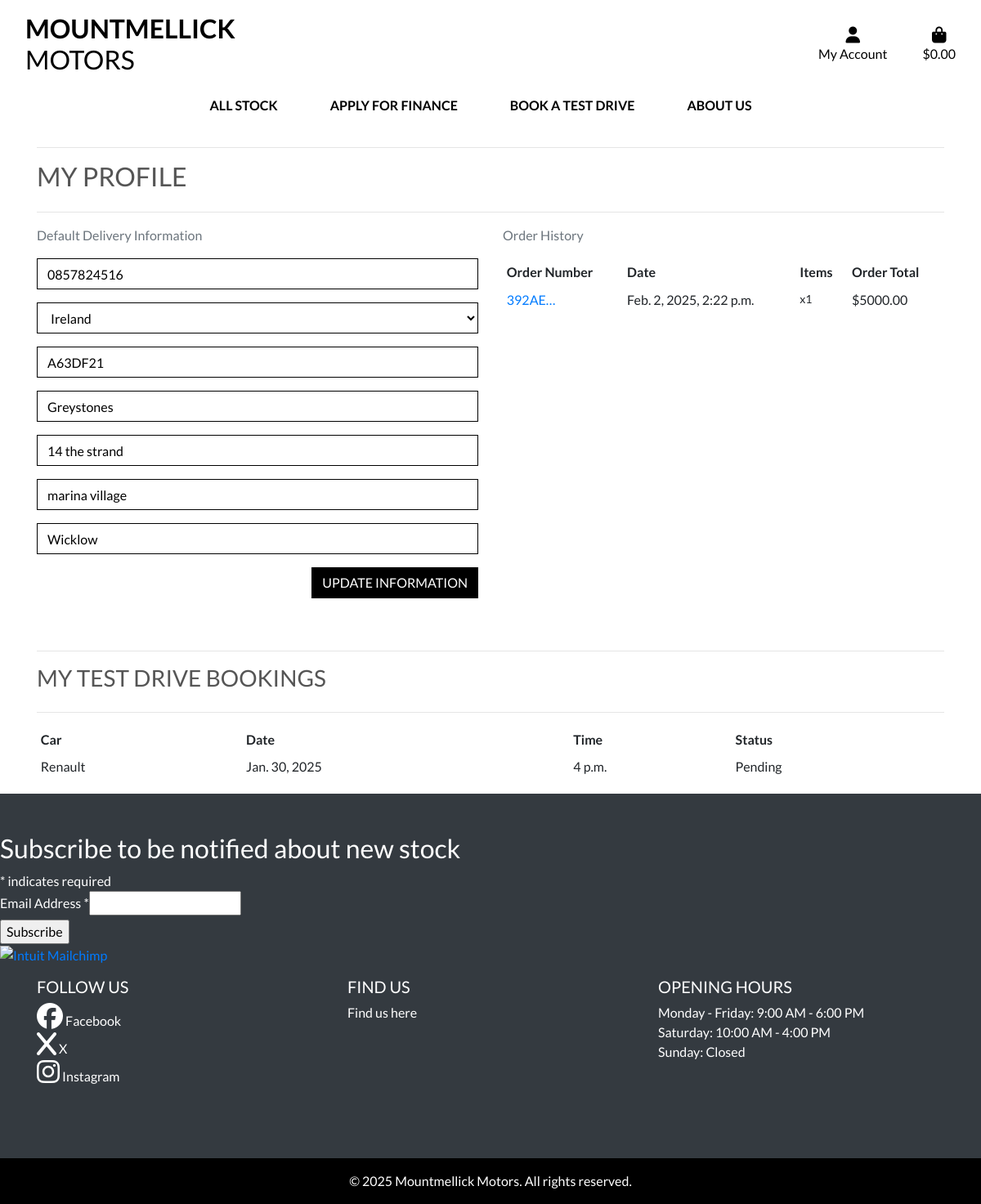
Before: /profile/ (signed in) with the older database file.
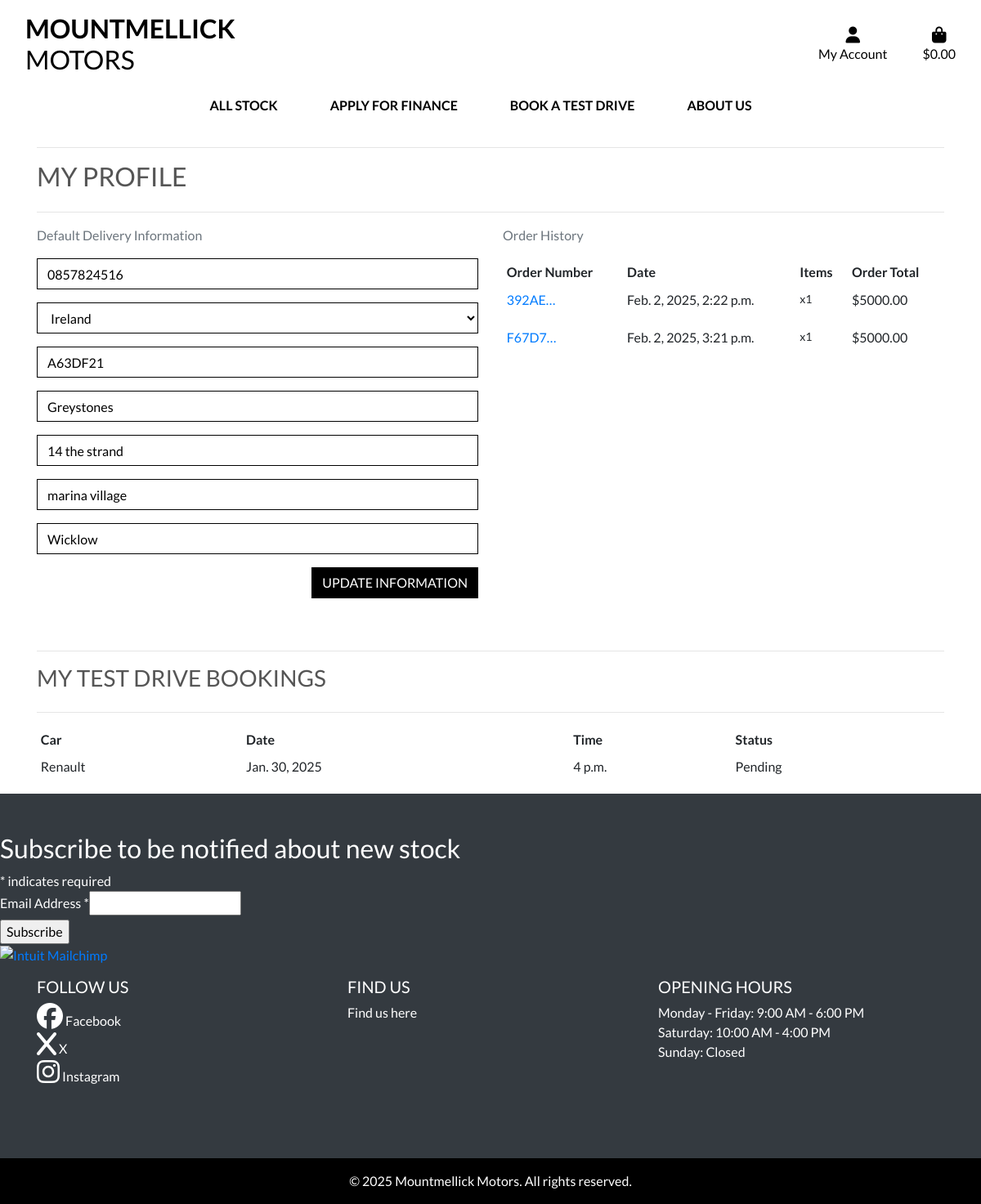
After: the same page with the newer database file.
### checkout/models.py (models this page shows, shortened)
class Order(models.Model):
    order_number = models.CharField(max_length=32, null=False, editable=False)
    user_profile = models.ForeignKey(UserProfile, on_delete=models.SET_NULL,
                                     null=True, blank=True, related_name='orders')
    full_name = models.CharField(max_length=50, null=False, blank=False)
    email = models.EmailField(max_length=254, null=False, blank=False)
    phone_number = models.CharField(max_length=20, null=False, blank=False)
    country = CountryField(blank_label='Country *', null=False, blank=False)
    postcode = models.CharField(max_length=20, null=True, blank=True)
    town_or_city = models.CharField(max_length=40, null=False, blank=False)
    street_address1 = models.CharField(max_length=80, null=False, blank=False)
    street_address2 = models.CharField(max_length=80, null=True, blank=True)
    county = models.CharField(max_length=80, null=True, blank=True)
    date = models.DateTimeField(auto_now_add=True)
    delivery_cost = models.DecimalField(max_digits=6, decimal_places=2, null=False, default=0)
    order_total = models.DecimalField(max_digits=10, decimal_places=2, null=False, default=0)
    grand_total = models.DecimalField(max_digits=10, decimal_places=2, null=False, default=0)
    original_bag = models.TextField(null=False, blank=False, default='')
    stripe_pid = models.CharField(max_length=254, null=False, blank=False, default='')

class OrderLineItem(models.Model):
    order = models.ForeignKey(Order, null=False, blank=False, on_delete=models.CASCADE, related_name='lineitems')
    product = models.ForeignKey(Stock, null=False, blank=False, on_delete=models.CASCADE)
    quantity = models.IntegerField(null=False, blank=False, default=0)
    lineitem_total = models.DecimalField(max_digits=6, decimal_places=2, null=False, blank=False, editable=False)

### test_drives/models.py (models this page shows, shortened)
class TestDrive(models.Model):
    STATUS_CHOICES = [
        ('Pending', 'Pending'),
        ('Confirmed', 'Confirmed'),
        ('Completed', 'Completed'),
        ('Cancelled', 'Cancelled'),
    ]
    user = models.ForeignKey(User, on_delete=models.CASCADE)
    car = models.ForeignKey(Stock, on_delete=models.CASCADE)
    date = models.DateField()
    time = models.TimeField()
    status = models.CharField(max_length=10, choices=STATUS_CHOICES, default='Pending')
    created_at = models.DateTimeField(auto_now_add=True)

### products/models.py (models this page shows)
class Stock(models.Model):
    FUEL_TYPE_CHOICES = [
        ('petrol', 'Petrol'),
        ('diesel', 'Diesel'),
        ('electric', 'Electric'),
        ('hybrid', 'Hybrid'),
        ('other', 'Other'),
    ]
    TRANSMISSION_TYPE_CHOICES = [
        ('manual', 'Manual'),
        ('automatic', 'Automatic'),
        ('semi_automatic', 'Semi-Automatic'),
        ('other', 'Other'),
    ]
    reg_number = models.CharField(
        max_length=254,
        unique=True,
        validators=[RegexValidator(regex='^[A-Za-z0-9]*$', message='Registration number must be alphanumeric')]
    )
    make = models.CharField(max_length=254, null=True, blank=True)
    model = models.CharField(max_length=254, null=True, blank=True)
    fuel_type = models.CharField(
        max_length=20,
        choices=FUEL_TYPE_CHOICES,
        null=True,
        blank=True
    )
    transmission_type = models.CharField(
        max_length=20,
        choices=TRANSMISSION_TYPE_CHOICES,
        null=True,
        blank=True
    )
    description = models.TextField()
    price = models.DecimalField(max_digits=6, decimal_places=2)
    image_url = models.URLField(max_length=1024, null=True, blank=True)
    image = models.ImageField(null=True, blank=True)
    def __str__(self):
        return self.make

### profiles/views.py (the view)
# urls.py: path('profile/', include('profiles.urls')),
@login_required
def profile(request):
    profile = get_object_or_404(UserProfile, user=request.user)
    if request.method == 'POST':
        form = UserProfileForm(request.POST, instance=profile)
        if form.is_valid():
            form.save()
            messages.success(request, 'Profile updated successfully')
    form = UserProfileForm(instance=profile)
    orders = profile.orders.all()
    test_drives = TestDrive.objects.filter(user=request.user)  # Fetch user's test drives
    template = 'profiles/profile.html'
    context = {
        'form': form,
        'orders': orders,
        'test_drives': test_drives,  # Pass test drives to template
        'on_profile_page': True
    }
    return render(request, template, context)

### profiles/forms.py
class UserProfileForm(forms.ModelForm):
    class Meta:
        model = UserProfile
        exclude = ('user',)
    def __init__(self, *args, **kwargs):
        super().__init__(*args, **kwargs)
        placeholders = {
            'default_phone_number': 'Phone Number',
            'default_postcode': 'Postal Code',
            'default_town_or_city': 'Town or City',
            'default_street_address1': 'Street Address 1',
            'default_street_address2': 'Street Address 2',
            'default_county': 'County, State or Locality',
        }
        self.fields['default_phone_number'].widget.attrs['autofocus'] = True
        for field in self.fields:
            if field != 'default_country':
                if self.fields[field].required:
                    placeholder = f'{placeholders[field]} *'
                else:
                    placeholder = placeholders[field]
                self.fields[field].widget.attrs['placeholder'] = placeholder
            self.fields[field].widget.attrs['class'] = 'border-black rounded-0 profile-form-input'
            self.fields[field].label = False

### profiles/templates/profiles/profile.html (shortened to what this page needs)
{% extends "base.html" %}
{% load static %}
{% block extra_css %}
    <link rel="stylesheet" href="{% static 'profiles/css/profile.css' %}">
{% endblock %}
{% block content %}
    <div class="overlay"></div>
    <div class="container">
        <div class="row">
            <div class="col">
                <hr>
                <h2 class="logo-font mb-4">My Profile</h2>
                <hr>
            </div>
        </div>
        <div class="row">
            <div class="col-12 col-lg-6">
                <p class="text-muted">Default Delivery Information</p>
                <form class="mt-3" action="{% url 'profile' %}" method="POST" id="profile-update-form">
                    {{ form|crispy }}
                    <button class="btn btn-black rounded-0 text-uppercase float-right">Update Information</button>
                </form>
            </div>
            <div class="col-12 col-lg-6">
                <p class="text-muted">Order History</p>
                <div class="order-history table-responsive">
                    <table class="table table-sm table-borderless">
                        <thead>
                            <tr>
                                <th>Order Number</th>
                                <th>Date</th>
                                <th>Items</th>
                                <th>Order Total</th>
                            </tr>
                        </thead>
                        <tbody>
                            {% for order in orders %}
                                <tr>
                                    <td>
                                        <a href="{% url 'order_history' order.order_number %}"
                                        title="{{ order.order_number }}">
                                            {{ order.order_number|truncatechars:6 }}
                                        </a>
                                    </td>
                                    <td>{{ order.date }}</td>
                                    <td>
                                        <ul class="list-unstyled">
                                            {% for item in order.lineitems.all %}
                                                <li class="small">
                                                    {{ item.product.name }} x{{ item.quantity }}
                                                </li>
                                            {% endfor %}
                                        </ul>
                                    </td>
                                    <td>${{ order.grand_total }}</td>
                                </tr>
                            {% endfor %}
                        </tbody>
                    </table>
                </div>
            </div>
        </div>
    {% if test_drives %}
        <div class="row mt-5">
            <div class="col">
                <hr>
                <h3 class="logo-font mb-4">My Test Drive Bookings</h3>
                <hr>
                <div class="table-responsive">
                    <table class="table table-sm table-borderless">
                        <thead>
                            <tr>
                                <th>Car</th>
                                <th>Date</th>
                                <th>Time</th>
                                <th>Status</th>
                            </tr>
                        </thead>
                        <tbody>
                            {% for test_drive in test_drives %}
                                <tr>
                                    <td>{{ test_drive.car }}</td>
                                    <td>{{ test_drive.date }}</td>
                                    <td>{{ test_drive.time }}</td>
                                    <td>{{ test_drive.status }}</td>
                                </tr>
                            {% endfor %}
                        </tbody>
                    </table>
                </div>
            </div>
        </div>
        {% endif %}
    </div>
{% endblock %}

Changed rows visible on the page:
added Order: order_number "F67D7…", date "Feb. 2, 2025, 3:21 p.m.", grand_total "5000.00"
added OrderLineItem: quantity "1", shown under "F67D7…"
